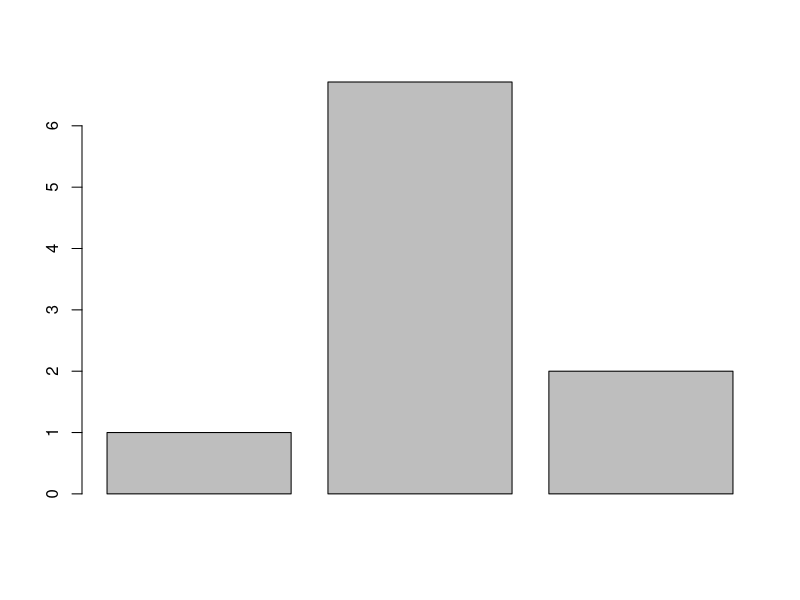
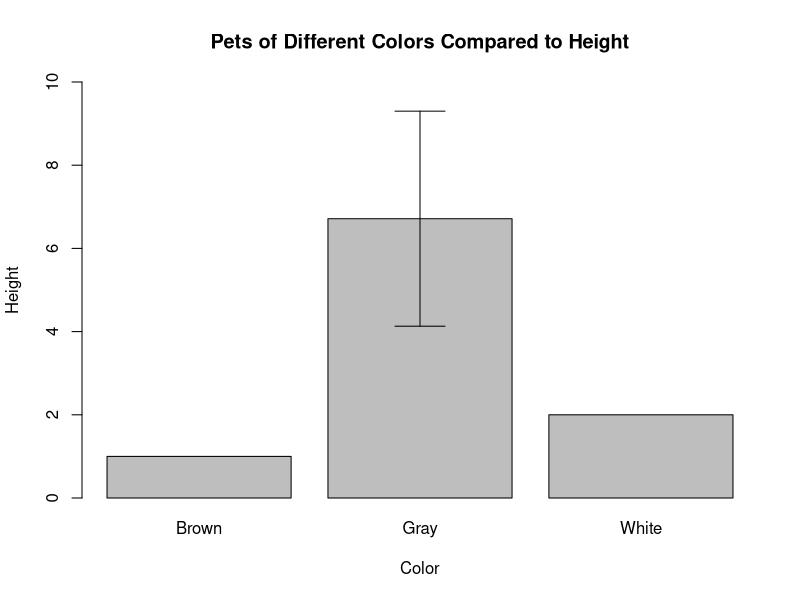
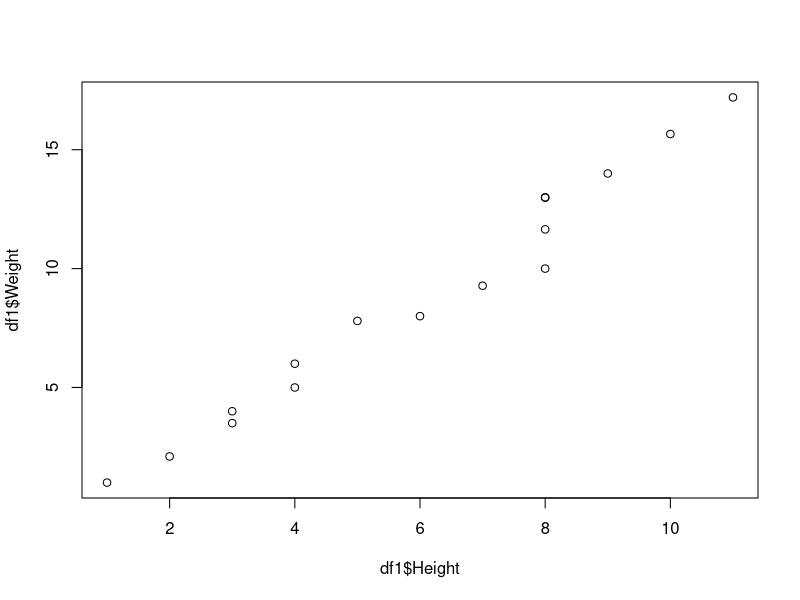
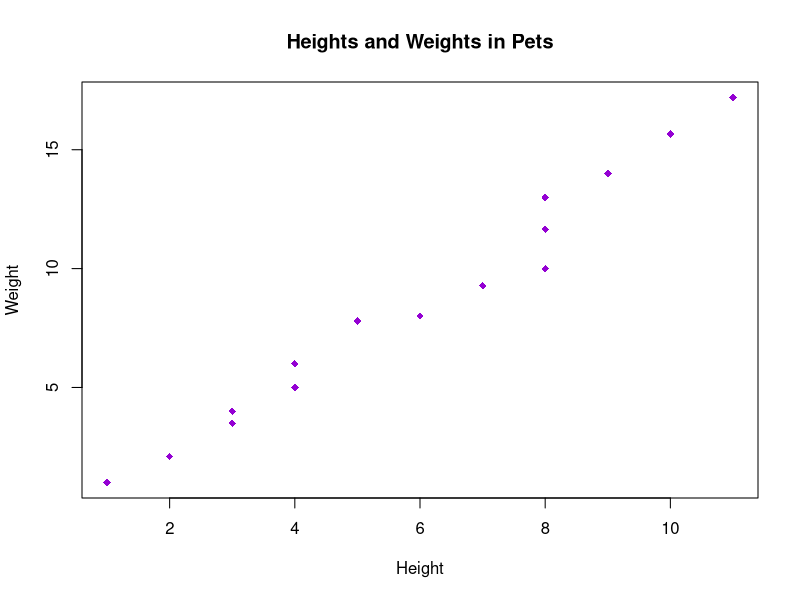
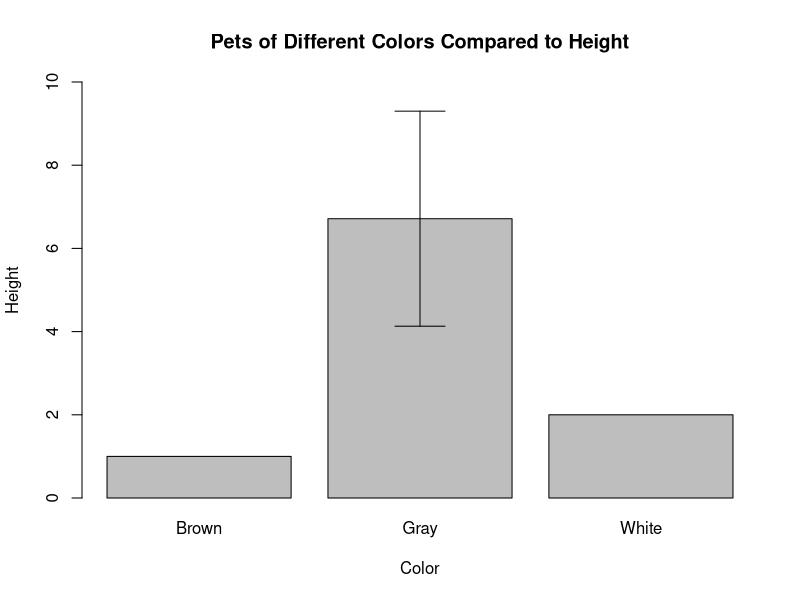

Write R code to recreate these figures, in order.
LM_wd <- function (repo, folder=NULL) {
  if(missing(folder))
  {
    setwd(print(paste(if (Sys.info()[["sysname"]]=="Windows") {("C:/GitHub")} else {
      if (Sys.info()[["sysname"]]=="Darwin"){("/Users/lydiameckley/GitHub")} else ("for Linux run: setwd('/home/[LydiaMeckley]/GitHub')")
    },"/",repo, sep = "")))}
  else 
    
  {
    setwd(print(paste(if (Sys.info()[["sysname"]]=="Windows") {("C:/GitHub")} else {
      if (Sys.info()[["sysname"]]=="Darwin"){("/Users/lydiameckley/GitHub")} else ("for Linux run: setwd('/home/[LydiaMeckley]/GitHub')")
    },"/",repo, "/", folder, sep = "")))}
}

LM_wd("meckleylg")

# With the data frame you created last week you will:
Pets <- c('Cats','Dogs','Fish','Rabbits','Birds','Hamsters','Guinea Pigs','Snakes','Rats','Mice','Horses','Cows','Donkeys','Mules','Pigs')
Color <- c('Brown','White','Gray','Gray','Gray','Gray','Gray','Gray','Gray','Gray','Gray','Gray','Gray','Gray','Gray')
Age <- c(1,2,3,4,5,6,7,8,9,10,11,12,13,14,15)
Height <- c(1,2,3,3,4,4,5,6,7,8,8,8,8,9,10)
Weight <- c(1,2.1,3.5,4,5,6,7.8,8,9.28,10,11.65,12.98,13,14,15.66)

df <- as.data.frame(cbind(Pets,Color,Age,Height,Weight))

df$Age <- as.numeric(df$Age)
df$Height <- as.numeric(df$Height)
df$Weight <- as.numeric(df$Weight)

Ferrets <- data.frame('Ferrets', 'Gray', 16,11,17.2)

colnames(Ferrets) <- colnames(df)

df1 <- rbind(df, Ferrets)

row.names(df1) <- df1$Pets
df1 <- df1[,-1]
df1

# Create a barplot for one numeric column, grouped by the character vector with 3 unique values (10 points)
df.mean <- aggregate(df1$Height ~ df1$Color, FUN = "mean")
df.mean

colnames(df.mean) <- c("Color","Mean")
df.mean

barplot(df.mean$Mean)
b.plot <- barplot(df.mean$Mean, names.arg = df.mean$Color, ylim = c(0,10), xlab = "Color", ylab = "Height", main = "Pets of Different Colors Compared to Height")

  # Add error bars with mean and standard deviation to the plot
df.sd <- aggregate(df1$Height ~ df1$Color, FUN = "sd")
colnames(df.sd) <- c("Color","StanDev")
df.sd

arrows(b.plot, df.mean$Mean-df.sd$StanDev,
       b.plot, df.mean$Mean+df.sd$StanDev,angle=90,code=3)

  # Change the x and y labels and add a title
#in the code above

  # Export the plot as a PDF that is 4 inches wide and 7 inches tall.
pdf( file = "Week 2 Code/Meckley_barplot.pdf", width = 4, height = 7)
b.plot <- barplot(df.mean$Mean, names.arg = df.mean$Color, ylim = c(0,10), xlab = "Color", ylab = "Height", main = "Pets of Different Colors Compared to Height")
arrows(b.plot, df.mean$Mean-df.sd$StanDev,
       b.plot, df.mean$Mean+df.sd$StanDev,angle=90,code=3)
dev.off()

# Create a scatter plot between two of your numeric columns. (10 points)
plot(df1$Weight ~ df1$Height)

  # Change the point shape and color to something NOT used in the example.
plot(df1$Weight ~ df1$Height, xlab = "Height", ylab = "Weight", main = "Heights and Weights in Pets", pch=18, col = "darkviolet")
  # Change the x and y labels and add a title
#in the code above

  # Export the plot as a JPEG by using the "Export" button in the plotting pane.

# Upload both plots with the script used to create them to GitHub. (5 points)
  # Follow the same file naming format as last week for the script.
  # Name plots as Lastname_barplot or Lastname_scatterplot. Save them to your "Week2" folder. (5 points)

#Perfect!
